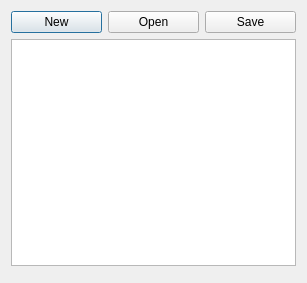
<?xml version="1.0" encoding="UTF-8"?>
<ui version="4.0">
 <class>Dialog</class>
 <widget class="QDialog" name="Dialog">
  <property name="geometry">
   <rect>
    <x>0</x>
    <y>0</y>
    <width>307</width>
    <height>283</height>
   </rect>
  </property>
  <property name="windowTitle">
   <string>Dialog</string>
  </property>
  <layout class="QVBoxLayout" name="verticalLayout">
   <item>
    <layout class="QHBoxLayout" name="horizontalLayout">
     <item>
      <widget class="QPushButton" name="btnNew">
       <property name="text">
        <string>New</string>
       </property>
       <property name="icon">
        <iconset>
         <normalon>:/files/images/file.png</normalon>
        </iconset>
       </property>
      </widget>
     </item>
     <item>
      <widget class="QPushButton" name="btnOpen">
       <property name="text">
        <string>Open</string>
       </property>
       <property name="icon">
        <iconset>
         <normalon>:/files/images/folder.png</normalon>
        </iconset>
       </property>
      </widget>
     </item>
     <item>
      <widget class="QPushButton" name="btnSave">
       <property name="enabled">
        <bool>true</bool>
       </property>
       <property name="text">
        <string>Save</string>
       </property>
       <property name="icon">
        <iconset>
         <normalon>:/files/images/disk.png</normalon>
        </iconset>
       </property>
      </widget>
     </item>
    </layout>
   </item>
   <item>
    <widget class="QPlainTextEdit" name="plainTextEdit"/>
   </item>
   <item>
    <widget class="QDialogButtonBox" name="buttonBox">
     <property name="standardButtons">
      <set>QDialogButtonBox::NoButton</set>
     </property>
    </widget>
   </item>
  </layout>
 </widget>
 <resources/>
 <connections/>
</ui>
